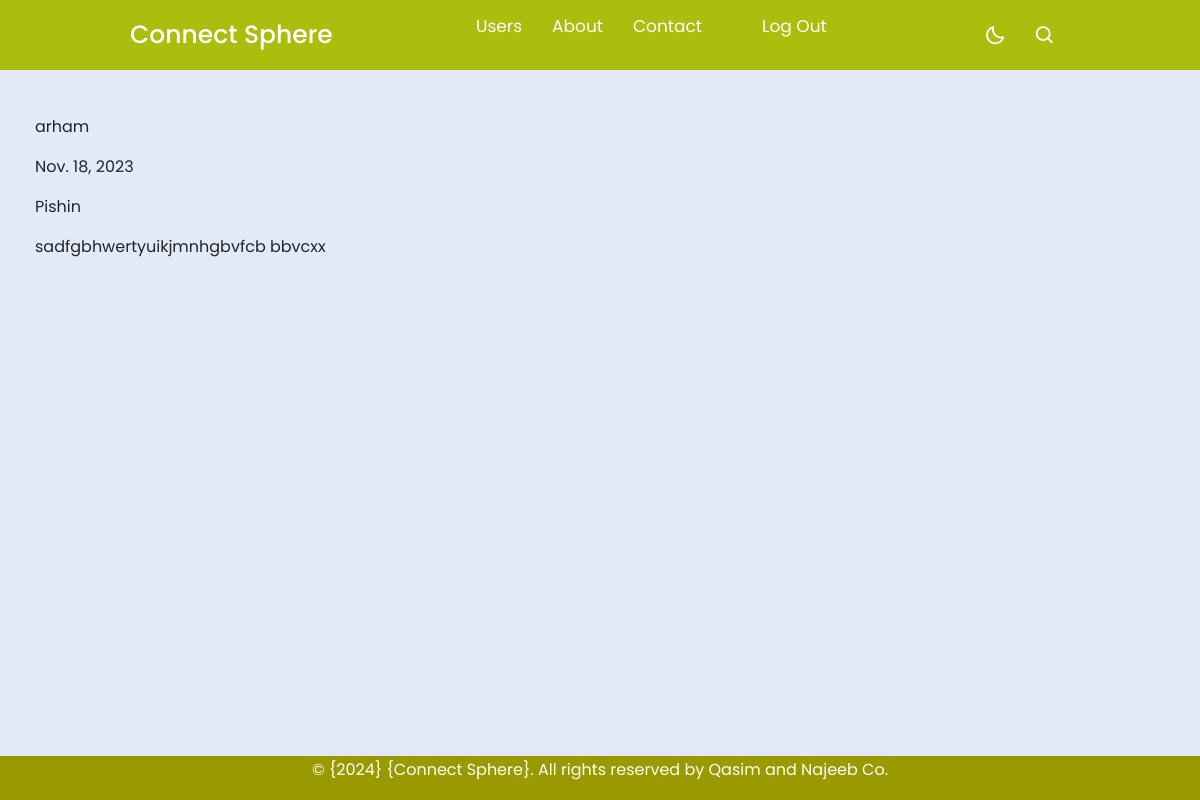
The app's page /posts/Detail_profile/5/ with its own data.
### posts/models.py (models this page shows, shortened)
class Profile(models.Model):
    user = models.OneToOneField(User, on_delete= models.CASCADE, default= '11' )
    date_of_birth = models.DateField()
    city = models.CharField(max_length=200)
    bio = models.TextField()
    profile_pic = models.ImageField(upload_to='images/', blank=True, null=True)

### users/models.py (models this page shows)
class User(AbstractUser):
    pass

### posts/views.py (the view)
# urls.py: path('Detail_profile/<pk>/', Detail_profile.as_view(), name='Detail_profile'),
class Detail_profile(DetailView):
    model = Profile
    template_name= 'posts/detail_profile.html'

### posts/templates/posts/detail_profile.html (shortened to what this page needs)
{% extends 'base.html' %}
{% load static %}
{% block content %}
<div style="margin-top: 70px; margin-bottom: 70px; padding: 15px;">
    <p> {{object.user}} </p>
    <p> {{object.date_of_birth}} </p>
    <p> {{object.city}} </p>
    <p> {{object.bio }} </p>
</div>
{% endblock %}

### static/css/footer.css (style rules this page uses)
body { margin: 0; padding: 0; font-family: Arial, sans-serif; min-height: 100vh; display: flex; flex-direction: column; }

### static/css/navbar.css (style rules this page uses)
* { margin: 0; padding: 0; box-sizing: border-box; font-family: 'Poppins', sans-serif; transition: all 0.4s ease;; }
:root { --body-color: #E4E9F7; --nav-color: rgb(171, 189, 13); --side-nav: #010718; --text-color: #FFF; --search-bar: #F2F2F2; --search-text: #010718; }
body { height: 100vh; background-color: var(--body-color); }

### records on screen
Profile: user "arham", date_of_birth "Nov. 18, 2023", city "Pishin", bio "sadfgbhwertyuikjmnhgbvfcb bbvcxx"
